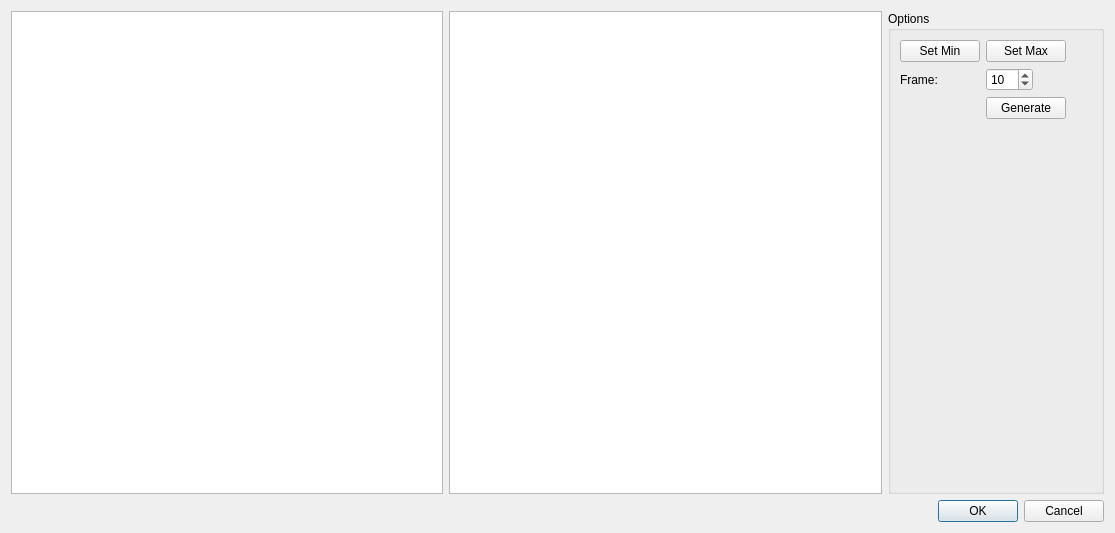
<?xml version="1.0" encoding="UTF-8"?>
<ui version="4.0">
 <class>BackgroundGeneratorDialog</class>
 <widget class="QDialog" name="BackgroundGeneratorDialog">
  <property name="geometry">
   <rect>
    <x>0</x>
    <y>0</y>
    <width>1115</width>
    <height>533</height>
   </rect>
  </property>
  <property name="sizePolicy">
   <sizepolicy hsizetype="Maximum" vsizetype="Maximum">
    <horstretch>0</horstretch>
    <verstretch>0</verstretch>
   </sizepolicy>
  </property>
  <property name="windowTitle">
   <string>Dialog</string>
  </property>
  <layout class="QVBoxLayout" name="verticalLayout_2">
   <item>
    <layout class="QHBoxLayout" name="horizontalLayout_2">
     <item>
      <widget class="QGraphicsView" name="inputGraphicsView">
       <property name="sizePolicy">
        <sizepolicy hsizetype="Expanding" vsizetype="Expanding">
         <horstretch>2</horstretch>
         <verstretch>0</verstretch>
        </sizepolicy>
       </property>
      </widget>
     </item>
     <item>
      <widget class="QGraphicsView" name="outputGraphicsView">
       <property name="sizePolicy">
        <sizepolicy hsizetype="Expanding" vsizetype="Expanding">
         <horstretch>2</horstretch>
         <verstretch>0</verstretch>
        </sizepolicy>
       </property>
      </widget>
     </item>
     <item>
      <widget class="QGroupBox" name="groupBox">
       <property name="sizePolicy">
        <sizepolicy hsizetype="Preferred" vsizetype="Preferred">
         <horstretch>1</horstretch>
         <verstretch>0</verstretch>
        </sizepolicy>
       </property>
       <property name="title">
        <string>Options</string>
       </property>
       <layout class="QFormLayout" name="formLayout">
        <item row="3" column="0">
         <widget class="QLabel" name="label">
          <property name="text">
           <string>Frame:</string>
          </property>
         </widget>
        </item>
        <item row="4" column="1">
         <widget class="QPushButton" name="generateButton">
          <property name="sizePolicy">
           <sizepolicy hsizetype="Maximum" vsizetype="Fixed">
            <horstretch>0</horstretch>
            <verstretch>0</verstretch>
           </sizepolicy>
          </property>
          <property name="text">
           <string>Generate</string>
          </property>
         </widget>
        </item>
        <item row="3" column="1">
         <widget class="QSpinBox" name="strideSpinBox">
          <property name="sizePolicy">
           <sizepolicy hsizetype="Maximum" vsizetype="Fixed">
            <horstretch>0</horstretch>
            <verstretch>0</verstretch>
           </sizepolicy>
          </property>
          <property name="minimum">
           <number>1</number>
          </property>
          <property name="maximum">
           <number>300</number>
          </property>
          <property name="value">
           <number>10</number>
          </property>
         </widget>
        </item>
        <item row="0" column="1">
         <widget class="QPushButton" name="setMaxButton">
          <property name="sizePolicy">
           <sizepolicy hsizetype="Maximum" vsizetype="Fixed">
            <horstretch>0</horstretch>
            <verstretch>0</verstretch>
           </sizepolicy>
          </property>
          <property name="text">
           <string>Set Max</string>
          </property>
         </widget>
        </item>
        <item row="0" column="0">
         <widget class="QPushButton" name="setMinButton">
          <property name="sizePolicy">
           <sizepolicy hsizetype="Minimum" vsizetype="Fixed">
            <horstretch>0</horstretch>
            <verstretch>0</verstretch>
           </sizepolicy>
          </property>
          <property name="text">
           <string>Set Min</string>
          </property>
         </widget>
        </item>
       </layout>
      </widget>
     </item>
    </layout>
   </item>
   <item>
    <layout class="QHBoxLayout" name="horizontalLayout">
     <item>
      <widget class="VideoPlaybackWidget" name="videoPlaybackWidget"/>
     </item>
     <item>
      <widget class="QDialogButtonBox" name="buttonBox">
       <property name="sizePolicy">
        <sizepolicy hsizetype="Maximum" vsizetype="Fixed">
         <horstretch>0</horstretch>
         <verstretch>0</verstretch>
        </sizepolicy>
       </property>
       <property name="orientation">
        <enum>Qt::Horizontal</enum>
       </property>
       <property name="standardButtons">
        <set>QDialogButtonBox::Cancel|QDialogButtonBox::Ok</set>
       </property>
      </widget>
     </item>
    </layout>
   </item>
  </layout>
 </widget>
 <customwidgets>
  <customwidget>
   <class>VideoPlaybackWidget</class>
   <extends>QWidget</extends>
   <header>.video_playback_widget</header>
  </customwidget>
 </customwidgets>
 <resources/>
 <connections>
  <connection>
   <sender>buttonBox</sender>
   <signal>accepted()</signal>
   <receiver>BackgroundGeneratorDialog</receiver>
   <slot>accept()</slot>
   <hints>
    <hint type="sourcelabel">
     <x>1104</x>
     <y>495</y>
    </hint>
    <hint type="destinationlabel">
     <x>157</x>
     <y>274</y>
    </hint>
   </hints>
  </connection>
  <connection>
   <sender>buttonBox</sender>
   <signal>rejected()</signal>
   <receiver>BackgroundGeneratorDialog</receiver>
   <slot>reject()</slot>
   <hints>
    <hint type="sourcelabel">
     <x>1104</x>
     <y>495</y>
    </hint>
    <hint type="destinationlabel">
     <x>286</x>
     <y>274</y>
    </hint>
   </hints>
  </connection>
  <connection>
   <sender>setMinButton</sender>
   <signal>pressed()</signal>
   <receiver>videoPlaybackWidget</receiver>
   <slot>setMinRange()</slot>
   <hints>
    <hint type="sourcelabel">
     <x>931</x>
     <y>54</y>
    </hint>
    <hint type="destinationlabel">
     <x>643</x>
     <y>496</y>
    </hint>
   </hints>
  </connection>
  <connection>
   <sender>setMaxButton</sender>
   <signal>pressed()</signal>
   <receiver>videoPlaybackWidget</receiver>
   <slot>setMaxRange()</slot>
   <hints>
    <hint type="sourcelabel">
     <x>1027</x>
     <y>52</y>
    </hint>
    <hint type="destinationlabel">
     <x>851</x>
     <y>473</y>
    </hint>
   </hints>
  </connection>
 </connections>
</ui>
